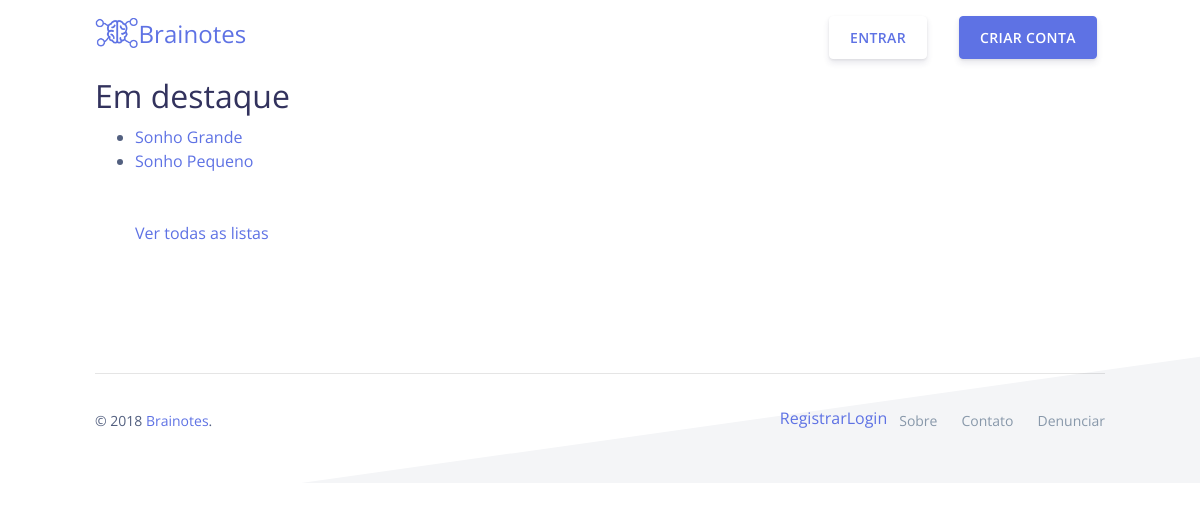
/l/1, run on the app's committed database.
### mindmaps/models.py (models this page shows)
class Listing(models.Model):
    title = models.CharField(max_length=128)
    public_id = models.CharField(max_length=16)
    friendly_url = models.CharField(max_length=128)
    language = models.CharField(max_length=8)
    maps = models.ManyToManyField(Map, blank=True, related_name="maps")

class Map(models.Model):
    title = models.CharField(max_length=128)
    ispublic = models.BooleanField(default=False)
    author = models.ForeignKey(CustomUser, on_delete=models.SET_NULL, null=True, related_name="mymaps")
    public_id = models.CharField(max_length=16)
    friendly_url = models.CharField(max_length=128)
    language = models.CharField(max_length=8)

### mindmaps/views.py (the view)
# urls.py: path("l/<int:listing_id>", views.listing, name="listing"),
def listing(request, listing_id):
    try:
        listing = Listing.objects.get(pk=listing_id)
    except Listing.DoesNotExist:
        raise Http404("No listing found")
    context = {
        "listing": listing,
        "maps": listing.maps.all()
    }
    return render(request, "maps/listing.html", context)

### mindmaps/templates/maps/listing.html (shortened to what this page needs)
{% extends "../maps/base.html" %}
{% block body %}
{% load static %}
<div class="container">
  <h2>{{ listing.title }}</h2>
  <ul>
    {% for map in maps %}
      <li>
        <a href="{% url 'map' map.id %}">{{ map.title }}</a>
      </li>
    {% empty %}
    Nenhuma mapa encontrado nesta lista
    {% endfor %}
    <br><br>
    <a href="{% url 'alllistings' %}">Ver todas as listas</a>
  </ul>
</div>
{% endblock %}

### data on the page
Listing: title "Em destaque"
Map: title "Sonho Grande"
Map: title "Sonho Pequeno"
